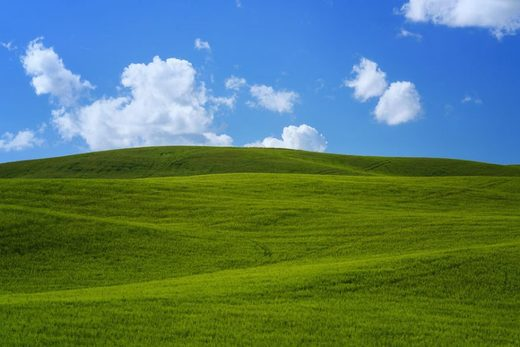
#> input picture 2.jpg, 520 x 347 px
$ python main.py   (older library calls are emulated)
#> lines starting #> are read from the running program, lines starting #| are printed output that depends on the picture; after the words box and inside, x2 and y2 are one past the last pixel; in counts of white or black regions, pixels touching at a corner belong together
# opencv-python, opencv-contrib-python 3.4.2.16
# scikit-image
# numpy
# scipy
# matplotlib
import cv2
import numpy as np
import pandas as pd
from skimage.segmentation import slic
from sklearn.cluster import MiniBatchKMeans
from sklearn.svm import SVC, LinearSVC
from sklearn.model_selection import train_test_split
from sklearn import metrics
from skimage.segmentation import mark_boundaries
from skimage.util import img_as_float
from skimage import io
import matplotlib.pyplot as plt
import argparse

def training(train_images, quant_colors, segments_num):

#> called with quant_colors = 4, segments_num = 100
    kmap_a = [] # edo tha apothikeuti to a gia kathe train_image
    kmap_b = [] # edo tha apothikeuti to b gia kathe train_image

    dataset = [] # edo apothikeuete to dataset pou prokipti apo tin e3agogi xaraktiristikon apo tis eikones

    # gia kathe eikona tou sinolou ekpedeusis
    # diavazei tin original image tin metatrepei se Lab
    # diaxorizei ta a,b
    # kai enimeronei ta kmap_a, kmap_b

    for image in train_images:
        original_img = cv2.imread(image)
#> original_img is the input picture: shape (347, 520, 3); mean B, G, R 104.8, 124.4, 89
        Lab_img = cv2.cvtColor(original_img, cv2.COLOR_BGR2LAB)
#> Lab_img: shape (347, 520, 3); mean of channels 0, 1, 2 127.1, 118.5, 133.8
        _, a, b = cv2.split(Lab_img)
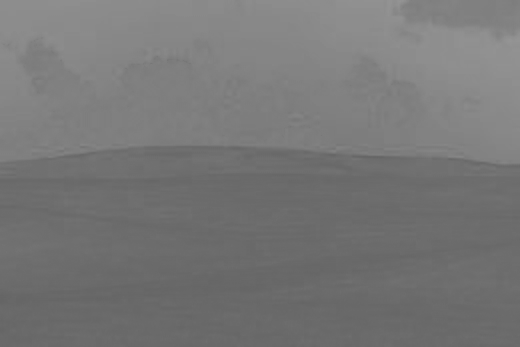
#> a: shape (347, 520); min 100, max 149, mean 118.5
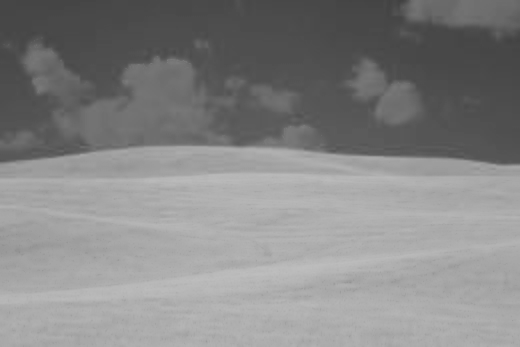
#> b: shape (347, 520); min 65, max 190, mean 133.8
        kmap_a = np.concatenate([kmap_a, a.flatten()])
        kmap_b = np.concatenate([kmap_b, b.flatten()])

    # otan diavasei ola ta a kai b apo tis eikones ekpedeusis
    # ta enonei kai ta kanei enan disdiastato pinaka
    # ton opoion dinei san isodo ston kmeans kai autos ipologizei ta kentroidi (quant_colors)
    pixel = np.squeeze(cv2.merge((kmap_a.flatten(), kmap_b.flatten())))
#> pixel = 360880 pairs, first value 100 to 149, second value 65 to 190
    kmeans = MiniBatchKMeans(quant_colors)
    #kanei updateton kmeans
    kmeans.fit_predict(pixel)
    centroids = kmeans.cluster_centers_.astype("uint8")
    print(centroids)


    # gia kathe image tin diavazei kai tin metatrepei ston xromatiko xwro lab
    # kai sti sinexia tin 3anaxromatizei pixel pros pixel
    q_im = []
    for image in train_images:
        original_img = cv2.imread(image)
        (h, w) = original_img.shape[:2]
#> h = 347; w = 520
        Lab_img = cv2.cvtColor(original_img, cv2.COLOR_BGR2LAB)
        l, a, b = cv2.split(Lab_img)
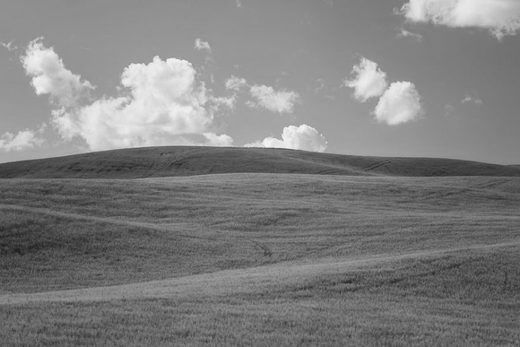
#> l: shape (347, 520); min 27, max 246, mean 127.1
        pixel = np.reshape((cv2.merge((a, b))), (h*w, 2))
#> pixel = 180440 pairs, first value 100 to 149, second value 65 to 190
        # provlepei kathe pixel se poio cluster anikei
        # diladi o indexes_of_pixels periexei se poio cluster anikei to antistixo pixel
        indexes_of_pixels = kmeans.predict(pixel)
        #print(indexes_of_pixels)
        np.asarray(indexes_of_pixels)


        # xromatismos ton pixel me to kvantismeno xroma
        quant_a = np.empty((h, w)).astype("uint8")
        quant_b = np.empty((h, w)).astype("uint8")
        counter = 0
        for i in range(0, h):
            for j in range(0, w):
                quant_a[i, j] = centroids[indexes_of_pixels[counter], 0]
                quant_b[i, j] = centroids[indexes_of_pixels[counter], 1]
                counter = counter + 1
#> after the loop, counter = 180440

        quant_img = cv2.merge((l, quant_a, quant_b))
#> quant_img: shape (347, 520, 3); mean of channels 0, 1, 2 127.1, 118.1, 133.6
        # [5 lines of commented-out code are left out]

        """
            efarmozw SLIC kai e3agw (peripou)
            ton arithmo ton segments pou eisagame
        """
        segments = slic_superpixels(quant_img, segments_num, 0.1)

        # gia kathe ena apo ta segments pragmattopoiounte ta eksis
        # 1) ipologismos tou epikratesterou xromatos
        # 2) eksagogi xaraktiristikon ifis meso tou algorithmou surf
        # 3) eksagogi xaraktiristikon ifis meso tou algorithmou gabor

        for (i, segVal) in enumerate(np.unique(segments)):
            # dimiorgoume mia maska gia to segment
            print("[x] inspecting segment {}".format(i))
            mask = np.zeros(quant_img.shape[:2], dtype="uint8")
            mask[segments == segVal] = 255
            superpixel = cv2.bitwise_and(quant_img, quant_img, mask=mask)

            # show the masked region
            # cv2.imshow("Mask", mask)
            # cv2.imshow("Applied", superpixel)
            # cv2.waitKey(0)

            # gia kathe ena apo ta segments pragmattopoiounte ta eksis
            # 1) ipologismos tou epikratesterou xromatos
            # 2) eksagogi xaraktiristikon ifis meso tou algorithmou surf
            # 3) eksagogi xaraktiristikon ifis meso tou algorithmou gabor

            # gia kathe superpixel vriskei to kiriarxo xroma
            # vriskei prota to xroma tou kathe pixel pou anikei sto superpixel
            superpixel_pixels_color = np.vstack(superpixel[segments == segVal, 1:])
            superpixel_predominant_color = get_superpixel_predominant_color(superpixel_pixels_color, kmeans)
            print("DOMINANT COLOR {}".format(superpixel_predominant_color))

            # ipologismos xaraktiristikon ifis gabor gia to L(ta xaraktiristika tis fotinotitas) tou superpixel
            superpixel_gabor_features = np.hstack(get_gabor_features(superpixel[:, :, 0]))
            print("GABOR {}".format(len(superpixel_gabor_features)))
            superpixel_surf_features = get_surf_features(quant_img[:, :, 0], np.argwhere(segments == segVal),
                                                         n_keypoints=7, surf_window=20)

            # ta prosthetei ola stin lista me ta xaraktiristika
            dataset.append(
                np.hstack((superpixel_surf_features, superpixel_gabor_features, superpixel_predominant_color)))
            print("-----------------------------------------------------------")

    result = pd.DataFrame(dataset)
    return train_svm(result), centroids


'''
    methodos gia katatmisi tis eikonas se superpixels
    ta superpixel einai omadopoiimena pixels vasi koinon xaraktiristikon
    (color kai texture) einai poio apodotika apo ta apla pixel giati
    periexoun perisoteri pliroforia kai poio apotelesmatika ipologistika
    kai poio eukola stin diaxirisi tous mesa se grafimata
    ---Dexete san parametrous tin eikona kai ta segments pou tha tin xorisei---
'''


def slic_superpixels(image, numSegments, compactness= 0.075):
    # diavazei tin eikona kai tin metatrepei se floatin point data type
#> called with numSegments = 100, compactness = 0.1
    image = img_as_float(image)
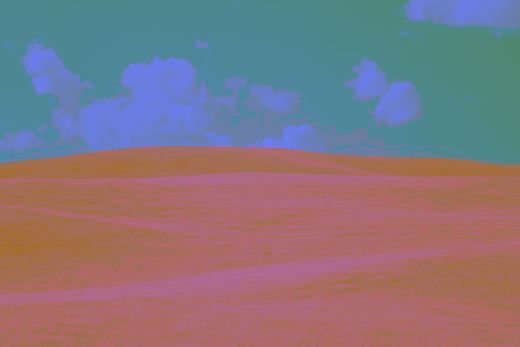
#> image: shape (347, 520, 3) float64; mean of channels 0, 1, 2 0.498, 0.463, 0.524; drawn as B, G, R

    # efarmozei slic stin eikona kai e3agei kataprosegkisi ton arithmo ton segments
    segments = slic(image, n_segments=numSegments, sigma=5, compactness=compactness)
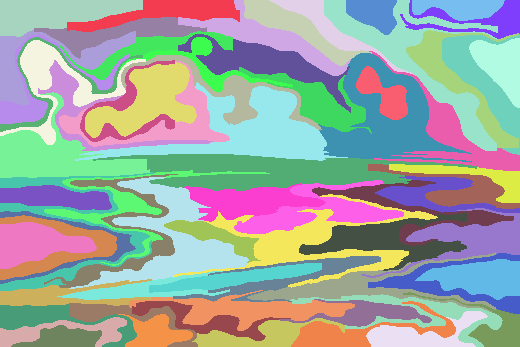
#> segments: shape (347, 520) int64; 70 distinct labels, from 1 to 70; one colour per label, 0 black
#> the loop in training, `for (i, segVal) in enumerate(np.unique(segments)):` made 1 pass
#> (segVal, count in get_superpixel_predominant_color, perdominant_color in get_superpixel_predominant_color, superpixel_predominant_color) on pass 1: (1, [0, 3418], 1, 1)
#| [x] inspecting segment 0
#| DOMINANT COLOR 1
#| GABOR 80
#> after the loop in training, `for (i, segVal) in enumerate(np.unique(segments)):`:
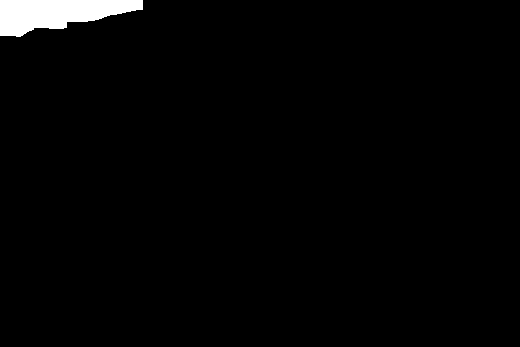
#> mask: shape (347, 520); 1.9% white; 1 white region, box (x1, y1, x2, y2) and area: (0, 0, 143, 37) 3418
#> after the loop in training, `for (i, segVal) in enumerate(np.unique(segments)):`: dataset = []

    # [9 lines of commented-out code are left out]
    return segments


'''
    methodos gia ipologismo tou kiriarxou xromatos ana superpixel
    dexete enna disdiastato array to opoio periexei to a kai to b
    gia kathe pixel tou superpixel kai stisinexia efarmozei kmeans
    gia na dei poio kentroidi anaparista to sigkekriemeno xroma
    sti sinexeia metraei poio kentroidi emfanizete perisoteres
    fores kai to epistreuei
'''


def get_superpixel_predominant_color(superpixel_pixel_color, kmeans):
    indexes_of_pixels = kmeans.predict(superpixel_pixel_color)
    count = np.bincount(indexes_of_pixels)
    perdominant_color = np.argmax(count)
    return perdominant_color


def get_surf_features(img, superpixel, hessianThreshold=400, nOctaves=3, n_keypoints=10, surf_window=20):

#> (the run stopped early here; a loop or call above may not have finished)
